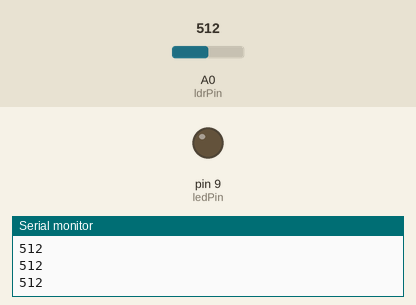
Recording of a sketch running on a simulated Arduino Uno, built with avr-gcc and run on an emulated ATmega328P. On the bench: output pins drawn as LEDs (lit = HIGH), the last lines printed to the serial monitor. The test bench sets the inputs (shaded band); at power-on: A0 (ldrPin) = 512.

Above: at 1.2 s.
1.3 s: A0 (ldrPin) set to 483
At 2.4 s:
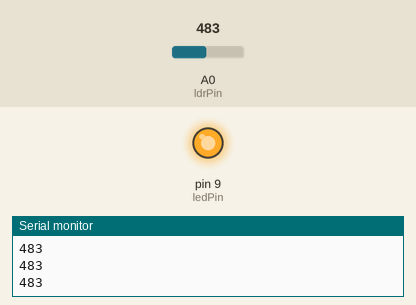
2.8 s: A0 (ldrPin) set to 510
At 3.7 s:
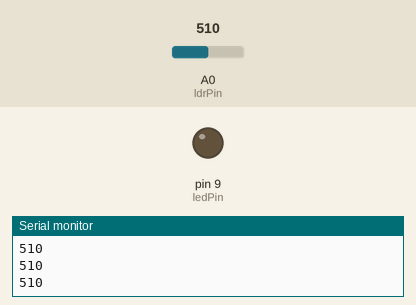
4.3 s: A0 (ldrPin) set to 490
At 5.0 s:
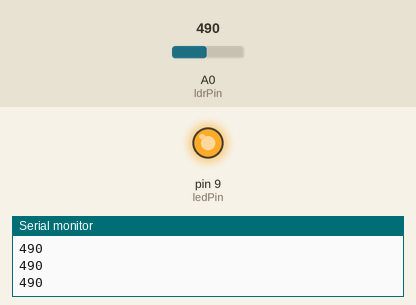
Timing chart, 0 to 7.3 s (numbered marks = the images above; inputs shaded):
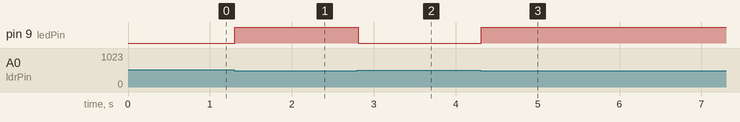

The sketch:

Task1_Code.ino
```cpp
int ldrPin = A0;     // LDR connected to analog pin A0
int ledPin = 9;      // LED connected to digital pin 9
int threshold = 500; // Threshold for light intensity

void setup()
{
    pinMode(ledPin, OUTPUT);
    Serial.begin(9600); // For debugging
}

void loop()
{
    int ldrValue = analogRead(ldrPin); // Read LDR value
    Serial.println(ldrValue);          // Print LDR value for debugging
    if (ldrValue < threshold)
    {
        digitalWrite(ledPin, HIGH); // Turn on LED if it's dark
    }
    else
    {
        digitalWrite(ledPin, LOW); // Turn off LED if it's bright
    }
    delay(100); // Small delay for stability
}
```

Measured:
- the behaviour switches between 500 and 499 on A0 (ldrPin) (found by bisection; images 0 and 1)
- after the input at 1.3 s, pin 9 (ledPin): LOW → HIGH at once
- after the input at 2.8 s, pin 9 (ledPin): HIGH → LOW at once
- after the input at 4.3 s, pin 9 (ledPin): LOW → HIGH at once
